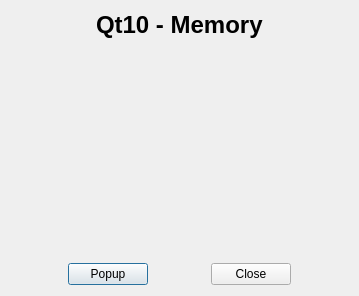
<?xml version="1.0" encoding="UTF-8"?>
<ui version="4.0">
 <class>Dialog</class>
 <widget class="QDialog" name="Dialog">
  <property name="geometry">
   <rect>
    <x>0</x>
    <y>0</y>
    <width>359</width>
    <height>296</height>
   </rect>
  </property>
  <property name="windowTitle">
   <string>Dialog</string>
  </property>
  <layout class="QVBoxLayout" name="verticalLayout">
   <item>
    <layout class="QHBoxLayout" name="horizontalLayout">
     <item>
      <spacer name="horizontalSpacer">
       <property name="orientation">
        <enum>Qt::Horizontal</enum>
       </property>
       <property name="sizeHint" stdset="0">
        <size>
         <width>40</width>
         <height>20</height>
        </size>
       </property>
      </spacer>
     </item>
     <item>
      <widget class="QLabel" name="title">
       <property name="font">
        <font>
         <pointsize>18</pointsize>
         <weight>75</weight>
         <bold>true</bold>
        </font>
       </property>
       <property name="text">
        <string>Qt10 - Memory</string>
       </property>
      </widget>
     </item>
     <item>
      <spacer name="horizontalSpacer_2">
       <property name="orientation">
        <enum>Qt::Horizontal</enum>
       </property>
       <property name="sizeHint" stdset="0">
        <size>
         <width>40</width>
         <height>20</height>
        </size>
       </property>
      </spacer>
     </item>
    </layout>
   </item>
   <item>
    <spacer name="verticalSpacer">
     <property name="orientation">
      <enum>Qt::Vertical</enum>
     </property>
     <property name="sizeHint" stdset="0">
      <size>
       <width>20</width>
       <height>199</height>
      </size>
     </property>
    </spacer>
   </item>
   <item>
    <layout class="QHBoxLayout" name="horizontalLayout_2">
     <item>
      <spacer name="horizontalSpacer_4">
       <property name="orientation">
        <enum>Qt::Horizontal</enum>
       </property>
       <property name="sizeHint" stdset="0">
        <size>
         <width>40</width>
         <height>20</height>
        </size>
       </property>
      </spacer>
     </item>
     <item>
      <widget class="QPushButton" name="popupButton">
       <property name="text">
        <string>Popup</string>
       </property>
      </widget>
     </item>
     <item>
      <spacer name="horizontalSpacer_3">
       <property name="orientation">
        <enum>Qt::Horizontal</enum>
       </property>
       <property name="sizeHint" stdset="0">
        <size>
         <width>40</width>
         <height>20</height>
        </size>
       </property>
      </spacer>
     </item>
     <item>
      <widget class="QPushButton" name="closeButton">
       <property name="text">
        <string>Close</string>
       </property>
      </widget>
     </item>
     <item>
      <spacer name="horizontalSpacer_5">
       <property name="orientation">
        <enum>Qt::Horizontal</enum>
       </property>
       <property name="sizeHint" stdset="0">
        <size>
         <width>40</width>
         <height>20</height>
        </size>
       </property>
      </spacer>
     </item>
    </layout>
   </item>
  </layout>
 </widget>
 <layoutdefault spacing="6" margin="11"/>
 <resources/>
 <connections/>
</ui>
